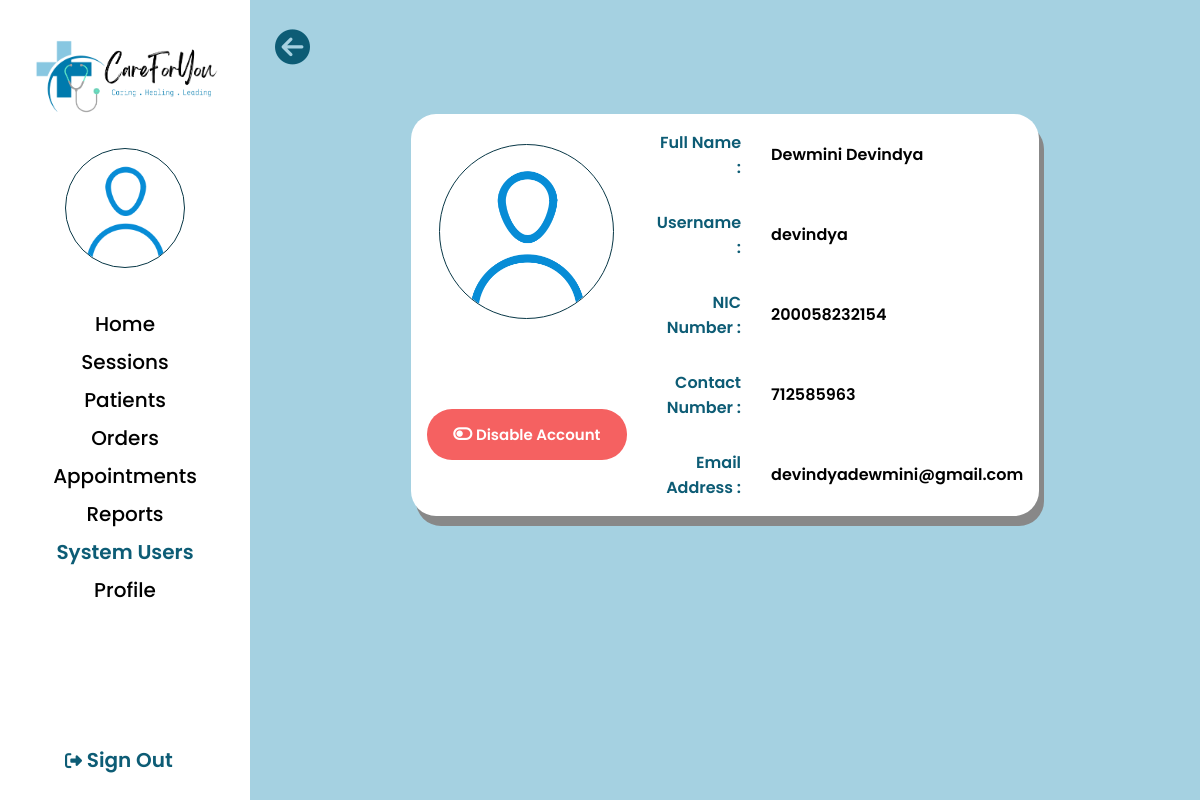
The page /admin/admin-labtec-view-detail.php?id=1 (signed in) on the database its author committed.
### tables this page shows
CREATE TABLE `tbl_labtec` (
  `labtec_id` int(20) UNSIGNED NOT NULL,
  `userid` varchar(10) NOT NULL,
  `fullname` varchar(255) NOT NULL,
  `nic` varchar(12) NOT NULL,
  `contact_number` int(10) NOT NULL,
  `profile_picture` varchar(255) NOT NULL
);

CREATE TABLE `tbl_sysusers` (
  `userid` int(10) NOT NULL,
  `actortype` varchar(100) NOT NULL,
  `username` varchar(100) NOT NULL,
  `password` varchar(255) NOT NULL,
  `status` int(1) NOT NULL DEFAULT 1,
  `email` varchar(30) NOT NULL
);

### admin/admin_getinfo.php (called while the page is built, shortened)
<?php
    if(isset($_SESSION['user']))
    {
        $user  = $_SESSION['user'];
        $sql = "SELECT userid,email FROM tbl_sysusers WHERE username='$user' ";
        $res = mysqli_query($conn, $sql);
        if($res == TRUE)
        {
            $count =mysqli_num_rows($res);
            if($count == 1)
            {
                $row = mysqli_fetch_assoc($res);
                $Admin_userid = $row['userid'];
            }
        }
        $sql2 = "SELECT * FROM tbl_admin WHERE userid=$Admin_userid";
        $res2 = mysqli_query($conn, $sql2);
        if($res2 == TRUE)
        {
            $count2 =mysqli_num_rows($res2);
            if($count2 == 1)
            {
                $row2 = mysqli_fetch_assoc($res2);
                $Admin_profile_picture = $row2['profile_picture'];
            }
        }
    }
?>

### admin/admin-labtec-view-detail.php (the view, shortened to what this page needs)
<?php include('../config/constants.php'); ?>
<!DOCTYPE html>
<html lang="en">
<head>
    <link rel="stylesheet" href="../css/admin.css">
</head>
<body>
<?php include('admin_getinfo.php') ?>
    <div class="wrapper">
        <div class="sidebar">
            <a href="../index.php"><img src="../images/logo.png" alt="logo" class="logo"></a>
            <img src="../images/user-profilepic/admin/<?php echo $Admin_profile_picture; ?>" alt="user" class="imgframe">
            <ul>
                <li><a href="admin_home.php">Home</a></li>
                <li><a href="admin-session-view.php">Sessions</a></li>
                <li><a href="admin-patient-view.php">Patients</a></li>
                <li><a href="admin-order-view.php">Orders</a></li>
                <li><a href="admin-appointment.php">Appointments</a></li>
                <li><a href="#">Reports</a></li>
                <li><a href="admin-system-users.php"><div class="highlighttext">System Users</div></a></li>
                <li><a href="admin_viewprofile.php">Profile</a></li>
            </ul>
            <div class="signouttext"><a href="../logout.php"><i class="fa-solid fa-right-from-bracket"></i> Sign Out </a></div>
        </div>
        <div class="main_content">
            <div class="info">
            <div class="back" onclick="location.href='admin-labtec-view.php'">
                <i class="fa-solid fa-circle-arrow-left" style="font-size: 35px;"></i>
            </div>
            <?php
                $id = $_GET['id'];
                $query="SELECT * FROM tbl_labtec INNER JOIN tbl_sysusers ON tbl_labtec.userid = tbl_sysusers.userid WHERE labtec_id = $id";
                $result=mysqli_query($conn,$query);
                $row = mysqli_fetch_assoc($result);
                ?>
               <table class="view-doc">
                    <tr>
                        <td rowspan = 3 style="width:100px;">
                            <img src="../images/user-profilepic/labtec/<?php echo $row['profile_picture']; ?>" alt="user" class="ppframe" style="width: 175px; height: 175px;">
                        </td>
                        <td class="typeR">Full Name :</td>
                        <td class="typeL"><?php echo $row['fullname']; ?></tr>
                    <tr>
                        <td class="typeR">Username :</td>
                        <td class="typeL"><?php echo $row['username']; ?></td>
                    </tr>
                    <tr>
                        <td class="typeR">NIC Number :</td>
                        <td class="typeL"><?php echo $row['nic']; ?></td>
                    </tr>
                    <tr>
                        <td rowspan = 2>
                        <?php
                            if ($row['status'] == 1) { ?>
                            <?php
                                include('./admin-labtec-pop.php');
                                ?>
                                <button class="btn-del-doc-disable" onclick="document.getElementById('id01').style.display='block';
                                document.getElementById('del').action = '?id=<?php echo $row['labtec_id']?>&disable=<?php echo $row['userid']?>';
                                " >
                                <i class="fa-solid fa-toggle-off"></i>
                                Disable Account
                                </button>
                            <?php };
                        ?>
                        <td class="typeR">Contact Number :</td>
                        <td class="typeL"><?php echo $row['contact_number']; ?></td>
                    <tr>
                        <td class="typeR">Email Address :</td>
                        <td class="typeL"><?php echo $row['email']; ?></td>
                    </tr>
</body>
</html>

### css/admin.css (style rules this page uses)
* { margin: 0px; padding: 0px; box-sizing: border-box; list-style: none; text-decoration: none; font-family: 'Poppins', sans-serif; }
body { background-color: #A5D1E1; }
.back { position: absolute; left: 275px; top: 30px; color: #0D5C75; cursor: pointer; }
.wrapper { display: flex; position: relative; }
.wrapper .sidebar { width: 250px; height: 100%; background: #FFFFFF; padding: 30px 0px; position: fixed; }
.logo { width: 200px; margin-top: 0px; margin-left: 25px; }
.imgframe { width: 120px; height: 120px; margin-top: 20px; margin-left: 65px; border: 1px solid #083746; border-radius: 50%; }
.wrapper .sidebar ul { margin-top: 20px; text-align: center; font-size: 20px; font-weight: 500; padding: 10px; }
.wrapper .sidebar ul li { padding: 4px; vertical-align: middle; }
.wrapper .sidebar ul li a { color: #000000; display: block; }
.signouttext { color: #0D5C75; text-align: center; font-size: 20px; font-weight: 600; position: absolute; bottom: 25px; left: 65px; }
.wrapper .sidebar .signouttext a { color: #0D5C75; display: block; }
.fa-solid { font-size: 17px; }
.wrapper .main_content { width: 100%; margin-left: 250px; margin-top: 50px; text-align: center; }
.wrapper .main_content .info { margin: 20px; color: #000000; line-height: 25px; }
.wrapper .main_content .info div { margin-bottom: 20px; }
.highlighttext { color: #0D5C75; font-weight: 600; display: inline; }
table { border-collapse:collapse; }
table td { width: 750px; text-align:center; padding-left: 10%; padding-right: 10%; padding-bottom: 5%; }
.view-doc { margin-top: 7%; margin-bottom: 5%; margin-left: auto; margin-right: auto; width: 65%; text-align: center; vertical-align: middle; background-color: #ffffff; border-collapse: collapse; border-radius: 25px; overflow: hidden; border: 1px solid #888888; padding: 10px; box-shadow: 5px 10px #888888; }
.view-doc tr td { padding: 15px; text-align: center; vertical-align: middle; }
.view-doc td.typeR { text-align: right; color: #0D5C75; font-weight: 600; }
.view-doc td.typeL { text-align: left; font-weight: 600; }
.ppframe { width: 200px; height: 200px; border: 1px solid #083746; border-radius: 50%; }
.btn-del-doc-disable { width: 200px; border-radius: 25px; background-color: #F45050; font-size: 15px; font-weight: 600; cursor: pointer; }

### css/pha-del-pop.css (style rules this page uses)
button { background-color: #04AA6D; color: white; padding: 14px 20px; margin: 8px 0; border: none; cursor: pointer; width: 100%; opacity: 0.9; font-family: 'Poppins'; font-style: normal; }
a { cursor: pointer; }

### rows shown on the page
tbl_labtec: profile_picture (placeholder picture), fullname "Dewmini Devindya", userid.username "devindya", nic "200058232154", contact_number "712585963", userid.email "devindyadewmini@gmail.com"
